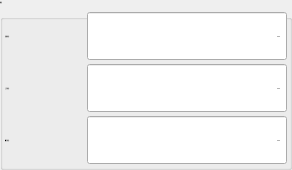
           <widget class="QGroupBox" name="groupBoxInterval">
            <property name="font">
             <font>
              <family>微软雅黑</family>
              <pointsize>-1</pointsize>
              <weight>50</weight>
              <italic>false</italic>
              <bold>false</bold>
             </font>
            </property>
            <property name="title">
             <string>间距</string>
            </property>
            <layout class="QGridLayout" name="gridLayout_5">
             <property name="margin">
              <number>2</number>
             </property>
             <property name="spacing">
              <number>2</number>
             </property>
             <item row="1" column="0">
              <widget class="QLabel" name="labelVerInt">
               <property name="sizePolicy">
                <sizepolicy hsizetype="Expanding" vsizetype="Fixed">
                 <horstretch>0</horstretch>
                 <verstretch>0</verstretch>
                </sizepolicy>
               </property>
               <property name="minimumSize">
                <size>
                 <width>80</width>
                 <height>50</height>
                </size>
               </property>
               <property name="maximumSize">
                <size>
                 <width>16777215</width>
                 <height>50</height>
                </size>
               </property>
               <property name="font">
                <font>
                 <family>微软雅黑</family>
                 <pointsize>-1</pointsize>
                 <weight>50</weight>
                 <italic>false</italic>
                 <bold>false</bold>
                </font>
               </property>
               <property name="text">
                <string>上下间距：</string>
               </property>
              </widget>
             </item>
             <item row="1" column="1">
              <widget class="xDoubleSpinBox" name="BoxVerInt">
               <property name="sizePolicy">
                <sizepolicy hsizetype="Fixed" vsizetype="Fixed">
                 <horstretch>0</horstretch>
                 <verstretch>0</verstretch>
                </sizepolicy>
               </property>
               <property name="minimumSize">
                <size>
                 <width>200</width>
                 <height>50</height>
                </size>
               </property>
               <property name="maximumSize">
                <size>
                 <width>200</width>
                 <height>50</height>
                </size>
               </property>
               <property name="font">
                <font>
                 <family>微软雅黑</family>
                 <pointsize>-1</pointsize>
                 <weight>50</weight>
                 <italic>false</italic>
                 <bold>false</bold>
                </font>
               </property>
               <property name="focusPolicy">
                <enum>Qt::ClickFocus</enum>
               </property>
               <property name="alignment">
                <set>Qt::AlignRight|Qt::AlignTrailing|Qt::AlignVCenter</set>
               </property>
               <property name="buttonSymbols">
                <enum>QAbstractSpinBox::NoButtons</enum>
               </property>
               <property name="specialValueText">
                <string notr="true"/>
               </property>
               <property name="keyboardTracking">
                <bool>false</bool>
               </property>
               <property name="prefix">
                <string notr="true"/>
               </property>
               <property name="suffix">
                <string notr="true"/>
               </property>
               <property name="decimals">
                <number>2</number>
               </property>
               <property name="minimum">
                <double>-999.899999999999977</double>
               </property>
               <property name="maximum">
                <double>999.899999999999977</double>
               </property>
               <property name="singleStep">
                <double>0.010000000000000</double>
               </property>
               <property name="value">
                <double>100.000000000000000</double>
               </property>
               <property name="HasBtn" stdset="0">
                <bool>true</bool>
               </property>
              </widget>
             </item>
             <item row="2" column="0">
              <widget class="QLabel" name="labelTrvInt">
               <property name="sizePolicy">
                <sizepolicy hsizetype="Expanding" vsizetype="Fixed">
                 <horstretch>0</horstretch>
                 <verstretch>0</verstretch>
                </sizepolicy>
               </property>
               <property name="minimumSize">
                <size>
                 <width>80</width>
                 <height>50</height>
                </size>
               </property>
               <property name="maximumSize">
                <size>
                 <width>16777215</width>
                 <height>50</height>
                </size>
               </property>
               <property name="font">
                <font>
                 <family>微软雅黑</family>
                 <pointsize>-1</pointsize>
                 <weight>50</weight>
                 <italic>false</italic>
                 <bold>false</bold>
                </font>
               </property>
               <property name="text">
                <string notr="true">横行间距：</string>
               </property>
              </widget>
             </item>
             <item row="2" column="1">
              <widget class="xDoubleSpinBox" name="BoxTrvInt">
               <property name="sizePolicy">
                <sizepolicy hsizetype="Fixed" vsizetype="Fixed">
                 <horstretch>0</horstretch>
                 <verstretch>0</verstretch>
                </sizepolicy>
               </property>
               <property name="minimumSize">
                <size>
                 <width>200</width>
                 <height>50</height>
                </size>
               </property>
               <property name="maximumSize">
                <size>
                 <width>200</width>
                 <height>50</height>
                </size>
               </property>
               <property name="font">
                <font>
                 <family>微软雅黑</family>
                 <pointsize>-1</pointsize>
                 <weight>50</weight>
                 <italic>false</italic>
                 <bold>false</bold>
                </font>
               </property>
               <property name="focusPolicy">
                <enum>Qt::ClickFocus</enum>
               </property>
               <property name="alignment">
                <set>Qt::AlignRight|Qt::AlignTrailing|Qt::AlignVCenter</set>
               </property>
               <property name="buttonSymbols">
                <enum>QAbstractSpinBox::NoButtons</enum>
               </property>
               <property name="specialValueText">
                <string notr="true"/>
               </property>
               <property name="keyboardTracking">
                <bool>false</bool>
               </property>
               <property name="prefix">
                <string notr="true"/>
               </property>
               <property name="suffix">
                <string notr="true"/>
               </property>
               <property name="decimals">
                <number>2</number>
               </property>
               <property name="minimum">
                <double>-999.899999999999977</double>
               </property>
               <property name="maximum">
                <double>999.899999999999977</double>
               </property>
               <property name="singleStep">
                <double>0.010000000000000</double>
               </property>
               <property name="value">
                <double>100.000000000000000</double>
               </property>
               <property name="HasBtn" stdset="0">
                <bool>true</bool>
               </property>
              </widget>
             </item>
             <item row="0" column="1">
              <widget class="xDoubleSpinBox" name="BoxHorInt">
               <property name="enabled">
                <bool>true</bool>
               </property>
               <property name="sizePolicy">
                <sizepolicy hsizetype="Fixed" vsizetype="Fixed">
                 <horstretch>0</horstretch>
                 <verstretch>0</verstretch>
                </sizepolicy>
               </property>
               <property name="minimumSize">
                <size>
                 <width>200</width>
                 <height>50</height>
                </size>
               </property>
               <property name="maximumSize">
                <size>
                 <width>200</width>
                 <height>50</height>
                </size>
               </property>
               <property name="font">
                <font>
                 <family>微软雅黑</family>
                 <pointsize>-1</pointsize>
                 <weight>50</weight>
                 <italic>false</italic>
                 <bold>false</bold>
                </font>
               </property>
               <property name="focusPolicy">
                <enum>Qt::ClickFocus</enum>
               </property>
               <property name="alignment">
                <set>Qt::AlignRight|Qt::AlignTrailing|Qt::AlignVCenter</set>
               </property>
               <property name="buttonSymbols">
                <enum>QAbstractSpinBox::NoButtons</enum>
               </property>
               <property name="specialValueText">
                <string notr="true"/>
               </property>
               <property name="keyboardTracking">
                <bool>false</bool>
               </property>
               <property name="prefix">
                <string notr="true"/>
               </property>
               <property name="suffix">
                <string notr="true"/>
               </property>
               <property name="decimals">
                <number>2</number>
               </property>
               <property name="minimum">
                <double>-999.899999999999977</double>
               </property>
               <property name="maximum">
                <double>999.899999999999977</double>
               </property>
               <property name="singleStep">
                <double>0.010000000000000</double>
               </property>
               <property name="value">
                <double>100.000000000000000</double>
               </property>
               <property name="HasBtn" stdset="0">
                <bool>true</bool>
               </property>
              </widget>
             </item>
             <item row="0" column="0">
              <widget class="QLabel" name="labelHorInt">
               <property name="sizePolicy">
                <sizepolicy hsizetype="Expanding" vsizetype="Fixed">
                 <horstretch>0</horstretch>
                 <verstretch>0</verstretch>
                </sizepolicy>
               </property>
               <property name="minimumSize">
                <size>
                 <width>80</width>
                 <height>50</height>
                </size>
               </property>
               <property name="maximumSize">
                <size>
                 <width>16777215</width>
                 <height>50</height>
                </size>
               </property>
               <property name="font">
                <font>
                 <family>微软雅黑</family>
                 <pointsize>-1</pointsize>
                 <weight>50</weight>
                 <italic>false</italic>
                 <bold>false</bold>
                </font>
               </property>
               <property name="text">
                <string notr="true">引拔间距：</string>
               </property>
              </widget>
             </item>
            </layout>
           </widget>
